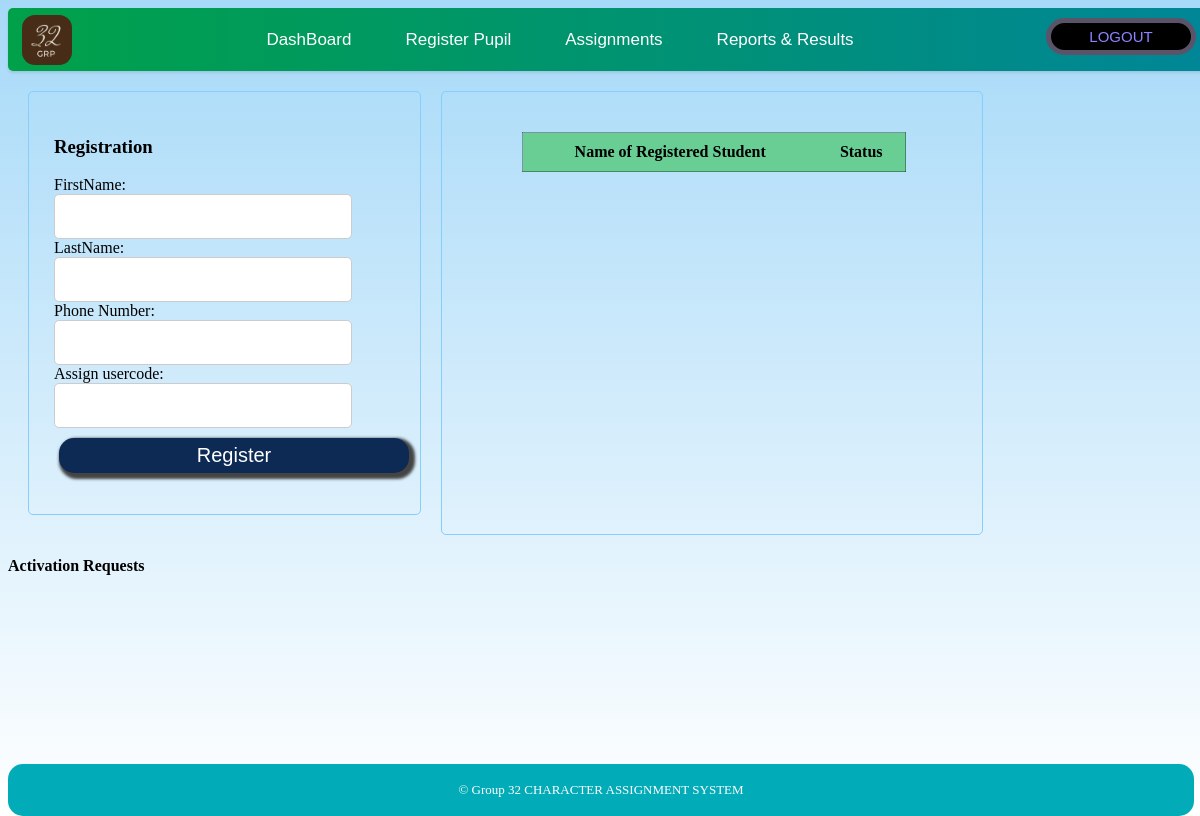
/register.php, run on an earlier commit of the app's database.
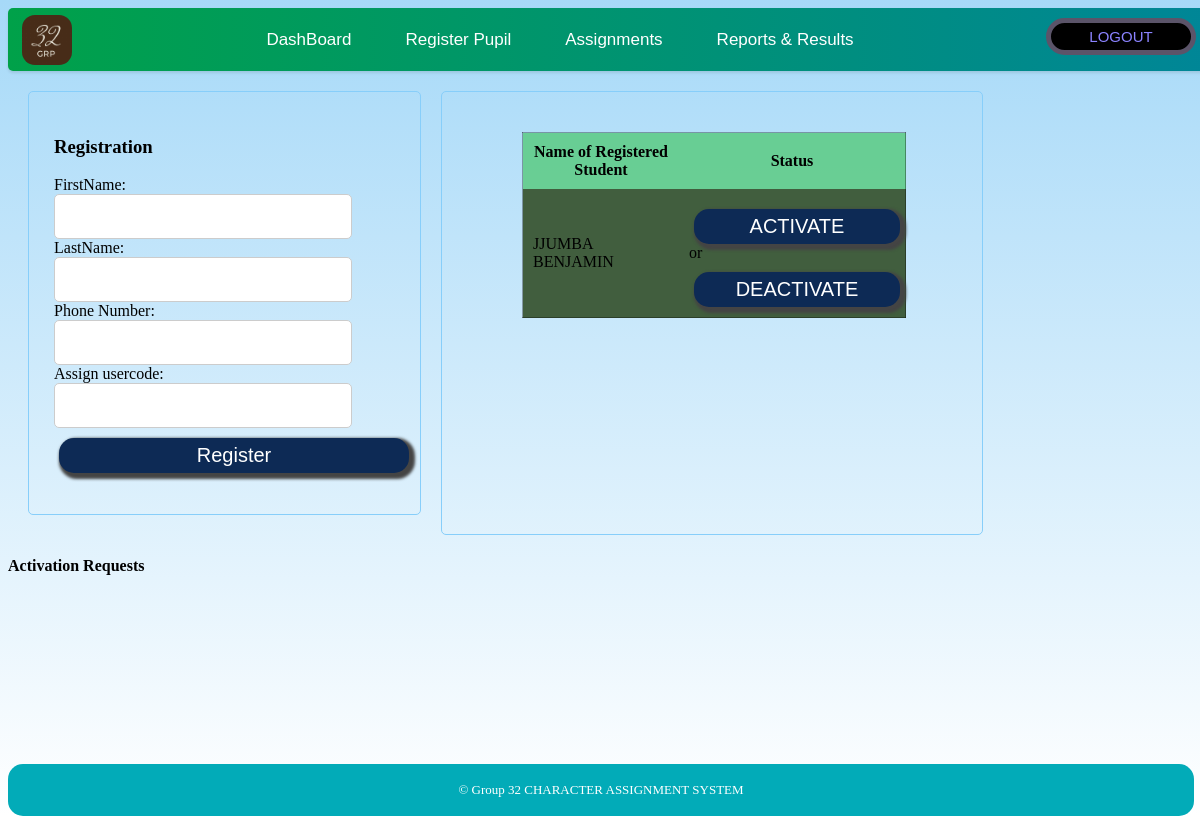
And on a later commit of the database.
### tables this page shows
CREATE TABLE IF NOT EXISTS `pupil` (
  `Usercode` int(11) NOT NULL,
  `firstname` varchar(20) NOT NULL,
  `lastname` varchar(20) NOT NULL,
  `phonenumber` varchar(10) NOT NULL,
  `activeInactive` varchar(20) DEFAULT 'Active',
  `teacherUsername` varchar(10) NOT NULL,
  PRIMARY KEY (`Usercode`),
  KEY `teacherUsername` (`teacherUsername`)
);

### register.php (the view, shortened to what this page needs)
<?php
require "header.php";
?>
<?php
$hostname = "localhost";
$username = "root";
$password = "";
$dbname = "kinderCare_sys";
$conn = mysqli_connect($hostname, $username, $password, $dbname);
$query = "SELECT Usercode, firstname, lastname FROM pupil";
$result = mysqli_query($conn, $query);
?>
<main>
        <div id="reg">
        <div class="container">
            <h3>Registration</h3>
            <form action="includes/register.inc.php" method="POST">
                FirstName:<br>
                <div class="inputfeild">
                <input type="text" name="fName"><br>
                </div>
                LastName:<br>
                <div class="inputfeild">
                <input type="text" name="lName"><br>
                </div>
                Phone Number:<br>
                <div class="inputfeild">
                <input type="text" name="phone"><br>
                </div>
                Assign usercode:<br>
                <div class="inputfeild">
                <input type="password" name="code"><br><br>
                </div>
                <button type="submit" name="reg">Register</button>
            </form>
        </div>
        <div class="register">
            <table>
                <tr style="text-display:bold";>
                    <th>Name of Registered Student</th>
                    <th> Status </th>
                </tr>
                <?php while($row = mysqli_fetch_array($result)):;?>
                <tr>
                    <td><?php echo $row["lastname"]," ",$row["firstname"];?></td>
                    <td><button type="submit">ACTIVATE</button> or <button type="submit">DEACTIVATE</button></td>
                </tr>
                <?php endwhile;?>
            </table>
        </div>
    </div>
    <div class="activation">
        <h4>Activation Requests</h4>
    </div>
</main>
<?php
require "footer.php";
?>

### header.php (shortened to what this page needs)
<html lang="en">
<head>
    <link rel="stylesheet" href="kinder.css">
</head>
<header>
    <img class="logo" src="logo.png" alt="logo">
    <nav>
        <h4>
            <a href="welDash.php">DashBoard</a>
        </h4>
        <h4>
            <a href="register.php">Register Pupil</a>
        </h4>
        <h4>
            <a href="assignment.php">Assignments</a>
        </h4>
        <h4>
            <a href="reports.php">Reports & Results</a>
        </h4>
    </nav>
    <form action="includes/logout.inc.php" method="post">
    <div class="f_bttn">
    <input type="submit" name="logout" value="LOGOUT">
    </div>
    </form>
</header>
</html>

### footer.php
<footer>
    <div>
        <p>&copy; Group 32 CHARACTER ASSIGNMENT SYSTEM</p>
    </div>
</footer>

### kinder.css (style rules this page uses)
footer { align-items:center; justify-content: center; background-color: #02abb8; color: white; padding: 5px; position: fixed; bottom: 0; border: none; border-radius: 15px; width: 98%; display:flex; flex-direction:row; font-size: 13px; }
.inputfeild input { height: 100%; padding-left: 15px; width : 85%; border-radius: 5px; border: 1px solid #ccc; font-size: 17px; transition: all 0.3s ease 0s; }
.f_bttn input { border: 5px solid #5b5469; background-color: black; width: 150px; color: rgb(139, 131, 255); outline: none; border-radius: 25px; padding: 5px; font: 400 15px Ubuntu,Arial; cursor: pointer; margin-top: 10px; transition: all 0.3s ease 0s; }
header { display: flex; background: linear-gradient(to right, #00a149 0%, #008697 100%); margin: 0; border-radius: 5px; box-shadow: 0 2px 3px 0 rgba(0, 0, 0, .1); justify-content: space-between; align-items: center; padding: 0px 1%; }
nav { padding: 0; }
.logo { cursor: pointer; border: 2px solid rgba(0, 0, 0, 0); border-radius: 15px; height: 50px; width: 50px; }
nav h4 { display: inline; padding: 0px 25px; border-radius: 7px; }
nav h4 a { transition: all 0.3s ease 0s; text-decoration: none; color: #ffff; margin:0px; font: 400 17px Ubuntu,Arial; }
button { margin-top: 10px; width: 100%; height: 35px; border: none; outline: none; background: #0d2a55; color: #fff; cursor: pointer; border-radius: 15px; margin-left: 5px; box-shadow: 3px 3px 3px 3px #444444; font: 400 20px Ubuntu,Arial; transition: all 0.3s ease 0s; }
.container { margin: 20px; max-width: 350px; width: 100%; border-radius: 5px; padding: 25px; }
.container .inputfeild { display: flex; height: 45px; width: 100%; margin: 0px 0; transition: all 0.3s ease 0s; }
table { width: 80%; border-collapse: collapse; border: 1px solid rgba(0, 0, 0, 0.333); margin: 10px; margin-left: 50px; border-radius: 5px; }
table tr:nth-child(even) { background-color: #415e3e; }
table tr:nth-child(odd) { background-color: rgba(102, 206, 145, 0.966); }
table tr td ,th { padding: 10px; }
.register { padding:30px; border: 1px solid lightskyblue; width: 40%; margin-top: 20px; overflow: scroll; border-radius: 5px; }

### register.php (style rules this page uses)
.container { border: 1px solid lightskyblue; text-align: left; padding-right: 16px; }
#reg { display: flex; width:100%; }
th { text-align: center; padding-left: 10px; }

What changed in the data, as far as the page shows it:
added pupil: lastname "JJUMBA", firstname "BENJAMIN"
